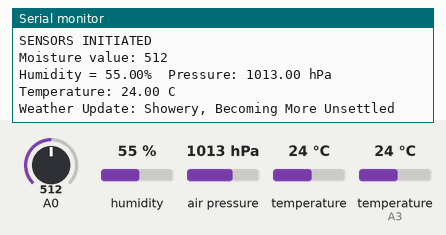
Simulated run of this sketch. Board: Arduino Uno, built with avr-gcc and run on an emulated ATmega328P. Shown: the last lines printed to the serial monitor. The test bench sets the inputs (shaded band); at power-on: air pressure 1013 hPa, A0 = 512, humidity 55 %, temperature 24 °C, temperature (sensor on A3) 24 °C.

Above: at 1.7 s.
1.8 s: air pressure set to 952 hPa
At 4.8 s:
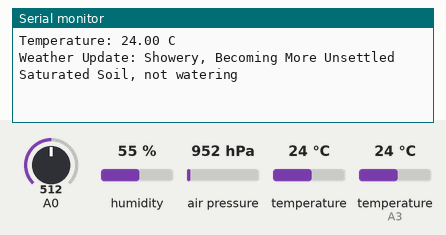
9.2 s: A0 set to 960
At 15.3 s:
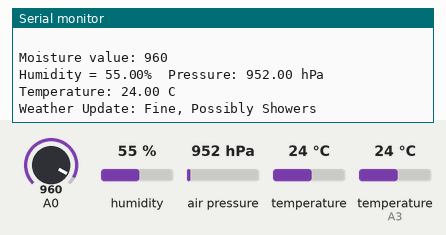
18.7 s: air pressure set to 975 hPa
At 21.6 s:
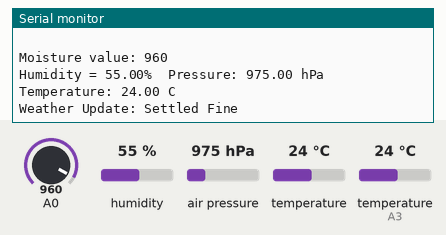
29.3 s: air pressure set to 1000 hPa
At 34.8 s:
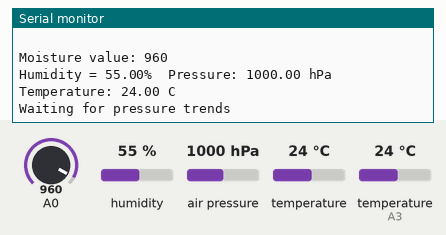
38.4 s: A0 set to 940
At 42.0 s:
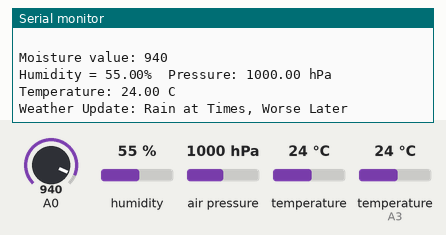
45.8 s: A0 set to 992
At 47.3 s:
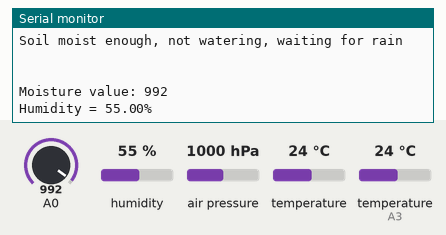
Timing chart, 0 to 48.8 s (numbered marks = the images above; inputs shaded):
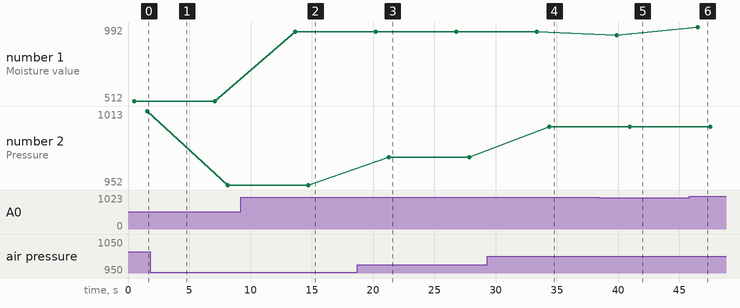

Measured:
- after the input at 9.2 s, the serial monitor: prints a new line after 4.5 s (image 2)
- after the input at 18.7 s, the serial monitor: prints a new line after 2.6 s (image 3)
- after the input at 29.3 s, the serial monitor: prints a new line after 5.1 s (image 4)
- after the input at 38.4 s, the serial monitor: prints a new line after 1.5 s (image 5)
- after the input at 45.8 s, the serial monitor: prints a new line after 0.68 s (image 6)
- plotted number 1: 512 → 960 after the input at 9.2 s, 960 → 940 after the input at 38.4 s, 940 → 992 after the input at 45.8 s
- plotted number 2: 1013 → 952 after the input at 1.8 s, 952 → 975 after the input at 18.7 s, 975 → 1000 after the input at 29.3 s

The sketch:

FINAL_PROJECT.ino
```cpp
//DHT from brainy bits
//BMP from circuitbasics
#include <dht.h>
#include <SFE_BMP180.h>
#include <Wire.h>
#define dht_apin A3 // Analog Pin sensor is connected to
#define ALTITUDE 76

dht DHT;
SFE_BMP180 bmp180;
int myArray[5];
int i=0;
const int motorPin = 7;      //Turn motor on and off
//const int moisturePin = A3;
void setup(){

  Serial.begin(9600);
  digitalWrite(motorPin,LOW);
  delay(500);
  bool success = bmp180.begin();
  if (success) {
    Serial.println("SENSORS INITIATED");
  }
  else{
    Serial.println("SENSOR INITIAION FAILED :(");
    while(1); //Pause forever.
  }
   //pinMode(mosfetPin, OUTPUT);
}

void loop(){
  //Start of Program
    char status;
    double T, P; //BMP180 VARIABLES
    bool success = false;
    int z;

    double dhumidity; //DHT VARIABLES
    double dtemperature; //DHT VARIABLES

    int ps; //pressure status

    //MOSFET
    Serial.print("Moisture value: ");
    int sensorValue = analogRead(A0);
  // print out the value you read:
    Serial.print(sensorValue);
    Serial.println();
    //digitalWrite(motorPin, HIGH); // Turn MOSFET ON
    //delay(2000); // Wait for 1 second
    //digitalWrite(motorPin, LOW); // Turn MOSFET OFF

    //DHT11
    DHT.read11(dht_apin);
    Serial.print("Humidity = ");
    dhumidity = DHT.humidity;
    Serial.print(dhumidity);
    Serial.print("%  ");
    //Serial.print("temperature = ");
    //dtemperature = DHT.temperature;
    //Serial.print(dtemperature);
    //Serial.println("C  ");

    //BMP180
    status = bmp180.startTemperature();
    if (status != 0) {
      delay(1000);
      status = bmp180.getTemperature(T);

      if (status != 0) {
        status = bmp180.startPressure(3);

        if (status != 0) {
          delay(status);
          status = bmp180.getPressure(P, T);

          if (status != 0) {
            Serial.print("Pressure: ");
            Serial.print(P);
            Serial.println(" hPa");

            Serial.print("Temperature: ");
            Serial.print(T);
            Serial.println(" C");
          }
        }
      }
    }
    if(i<5){
      myArray[i] = P;
      i+=1;
    }
    else{
      i=0;
    }
    if(i>=1){
      ps = myArray[i] - myArray[i-1];
      if(ps>1){ //pressure rising
        z = 185 - (0.16 * P);
      }
      else if(ps<1){ //pressure falling
        z = 127 - (0.12 * P);
      }
      else{ //pressure steady
        z = 144 - (0.13*P);
      }
      switch(z) {
        case 1:
            Serial.println("Weather Update: Settled Fine");
            break;
        case 2:
            Serial.println("Weather Update: Fine Weather");
            break;
        case 3:
            Serial.println("Weather Update: Fine, Becoming Less Settled");
            break;
        case 4:
            Serial.println("Weather Update: Fairly Fine, Showery Later");
            break;
        case 5:
            Serial.println("Weather Update: Showery, Becoming More Unsettled");
            break;
        case 6:
            Serial.println("Weather Update: Unsettled, Rain Later");
            break;
        case 7:
            Serial.println("Weather Update: Rain at Times, Worse Later");
            break;
        case 8:
            Serial.println("Weather Update: Rain at Times, Becoming Very Unsettled");
            break;
        case 9:
            Serial.println("Weather Update: Very Unsettled, Rain");
            break;
        case 10:
            Serial.println("Weather Update: Settled Fine");
            break;
        case 11:
            Serial.println("Weather Update: Fine Weather");
            break;
        case 12:
            Serial.println("Weather Update: Fine, Possibly Showers");
            break;
        case 13:
            Serial.println("Weather Update: Fairly Fine, Showers Likely");
            break;
        case 14:
            Serial.println("Weather Update: Showery, Bright Intervals");
            break;
        case 15:
            Serial.println("Weather Update: Changeable, Some Rain");
            break;
        case 16:
            Serial.println("Weather Update: Unsettled, Rain at Times");
            break;
        case 17:
            Serial.println("Weather Update: Rain at Frequent Intervals");
            break;
        case 18:
            Serial.println("Weather Update: Very Unsettled, Rain");
            break;
        case 19:
            Serial.println("Weather Update: Stormy, Much Rain");
            break;
        case 20:
            Serial.println("Weather Update: Settled Fine");
            break;
        case 21:
            Serial.println("Weather Update: Fine Weather");
            break;
        case 22:
            Serial.println("Weather Update: Becoming Fine");
            break;
        case 23:
            Serial.println("Weather Update: Fairly Fine, Improving");
            break;
        case 24:
            Serial.println("Weather Update: Fairly Fine, Possibly Showers Early");
            break;
        case 25:
            Serial.println("Weather Update: Showery Early, Improving");
            break;
        case 26:
            Serial.println("Weather Update: Changeable, Mending");
            break;
        case 27:
            Serial.println("Weather Update: Rather Unsettled, Clearing Later");
            break;
        case 28:
            Serial.println("Weather Update: Unsettled, Probably Improving");
            break;
        case 29:
            Serial.println("Weather Update: Unsettled, Short Fine Intervals");
            break;
        case 30:
            Serial.println("Weather Update: Very Unsettled, Finer at Times");
            break;
        case 31:
            Serial.println("Weather Update: Stormy, Possibly Improving");
            break;
        case 32:
            Serial.println("Weather Update: Stormy, Much Rain");
            break;
        default:
            Serial.println("Weather Update: Invalid value for z");
      }
  }
  else{
    Serial.println("Waiting for pressure trends");
  }

    delay(2500);
  if(sensorValue<800){ //SATURATED SOIL!
    digitalWrite(motorPin,LOW);
    Serial.println("Saturated Soil, not watering");
  }

  else if((z<=4) || (z>=10 && z<=12) || (z>=20 && z<=23)) //fine weather KEEP WATERING)
    {
      digitalWrite(motorPin,HIGH);
      Serial.println("Fine weather, watering soil");
    }
    else if(((z>=5 && z<=7)||(z>=13 && z<=16)||(z>=24 && z<=27))&&sensorValue>950) //unsettled OR soil not yet saturated (KEEP WATERING)
  {
    digitalWrite(motorPin,HIGH);
    Serial.println("Unsettled weather, watering soil a bit");
  }
  else if(((z>=5 && z<=7)||(z>=13 && z<=16)||(z>=24 && z<=27))&&sensorValue<950) //unsettled OR soil a bit wet (STOP WATERING)
  {
    digitalWrite(motorPin,LOW);
    Serial.println("Soil moist enough, not watering, waiting for rain");
  }
  else{ //rainy or saturated soil (STOP WATERING)
    digitalWrite(motorPin,LOW);
    Serial.println("It is raining, not watering.");
  }
    Serial.println(" ");
    Serial.println(" ");
  delay(3000);//Wait 5 seconds before accessing sensor again.
}// end loop() 
```
